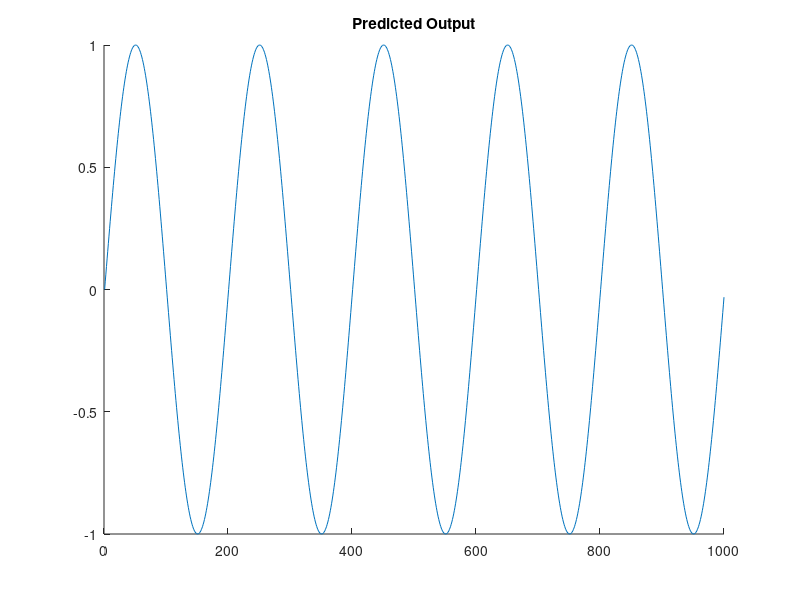

The MATLAB script that drew this image: (Note: this script raises an error after producing the figure.)
clear all
close all

M_VALS = [2 5 10 15 20];
D_VALS = [2 3 4 5 7 8 9 10 12 13 15 17 20 22 25];

%% Generate graph - I'm going to for each M, compare values of delta
SAMPLES = 1000;

x = sin(0.01*pi*[0:1:SAMPLES-1])';
for m_local = M_VALS
    figure;
    title(sprintf('Predicted Output'));
    hold all;
    plot(x);
    for d_local = D_VALS
        outputs = zeros(10,1000);
        for i=1:10
            n = filter([1 0 0.5],1,randn([SAMPLES 1]));
            s = x+n;
            [~,~,outputs(i,:)] = ale_lms( s, 0.1, 4, 5);
        end
        plot(mean(outputs), 'DisplayName', sprintf('d = %i', d_local));
    end
    legend(gca,'show','Location','Best')
end

hold all; 

%% Let's do some MSPE stuff

SAMPLES = 1000;

x = sin(0.01*pi*[0:1:SAMPLES-1])';
MSPE = zeros(length(M_VALS), length(D_VALS));
for m_local_i = 1:length(M_VALS)
    for d_local_i = 1:length(D_VALS)
        outputs = zeros(100,1000);
        for i=1:500
            n = filter([1 0 0.5],1,randn([SAMPLES 1]));
            s = x+n;
            [~,~,outputs(i,:)] = ale_lms( s, 0.01, M_VALS(m_local_i), D_VALS(d_local_i));
        end
        MSPE(m_local_i,d_local_i) = (1/1000) * sum((x' - mean(outputs)).^2);
    end
end

plot(D_VALS, MSPE', '*-')
legend('M = 2','M = 5','M = 10','M = 15','M = 20');


